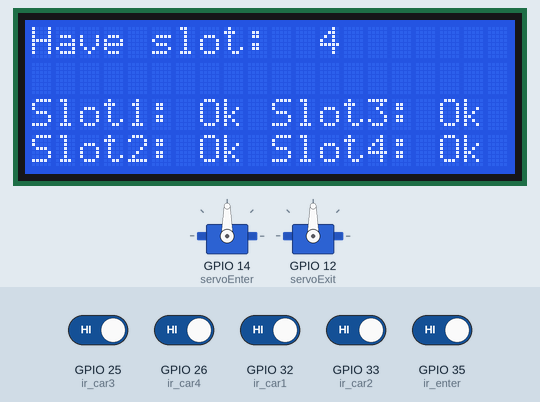
Recording of a sketch running on a simulated ESP32. Parts: 2 × servo, 20×4 character LCD. The test bench sets the inputs (shaded band); at power-on: GPIO 25 (ir_car3), GPIO 26 (ir_car4), GPIO 32 (ir_car1), GPIO 33 (ir_car2), GPIO 35 (ir_enter) HIGH. WiFi joins after 1.5 s; servers stay silent unless stated; network time is answered at once with the bench clock; the local clock reads 2024-03-15 10:24:30 at power-on unless the sketch sets it; the Firebase database answers and starts empty; what the sketch prints to the serial monitor is not drawn.

Above: at 6.8 s.
6.9 s: GPIO 25 (ir_car3) driven LOW
At 8.3 s:
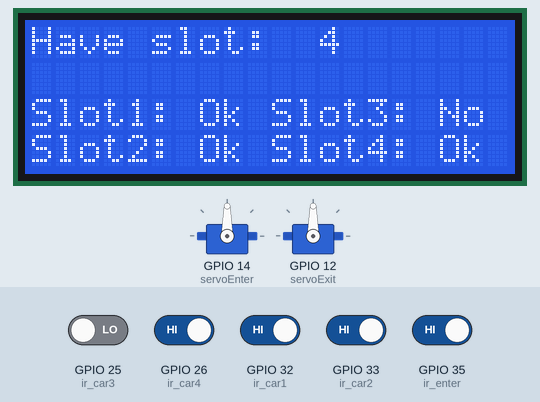
9.1 s: GPIO 26 (ir_car4) driven LOW
At 9.9 s:
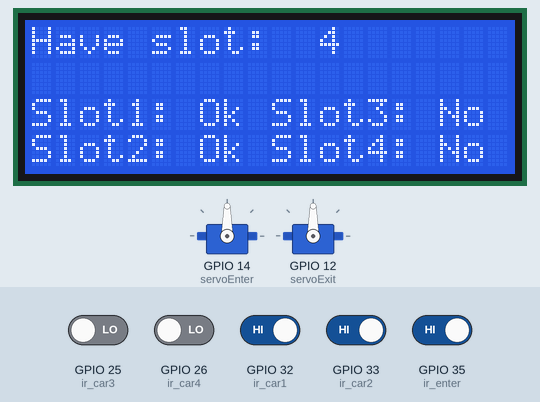
10.8 s: GPIO 32 (ir_car1) driven LOW
At 12.4 s:
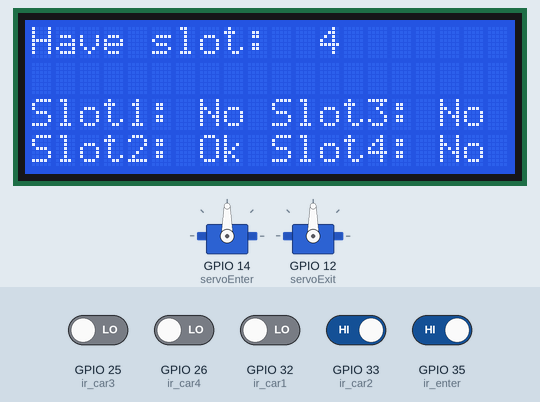
12.7 s: GPIO 33 (ir_car2) driven LOW
At 13.5 s:
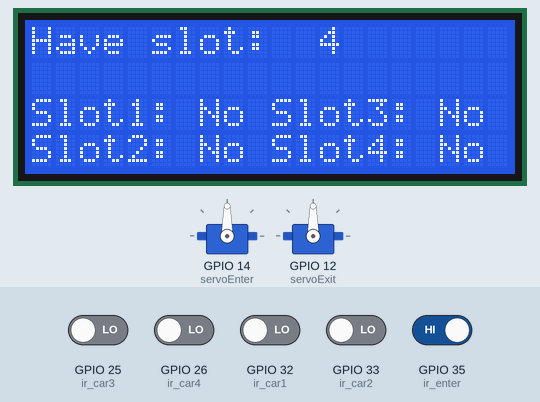
14.3 s: GPIO 35 (ir_enter) driven LOW
At 15.8 s:
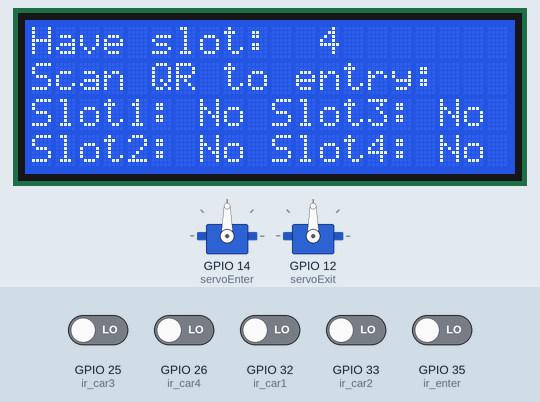
16.4 s: GPIO 25 (ir_car3) driven HIGH
At 18.2 s:
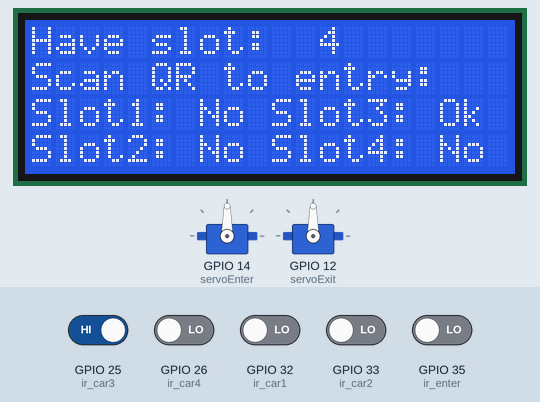
Timing chart, 0 to 19.5 s (numbered marks = the images above; inputs shaded):
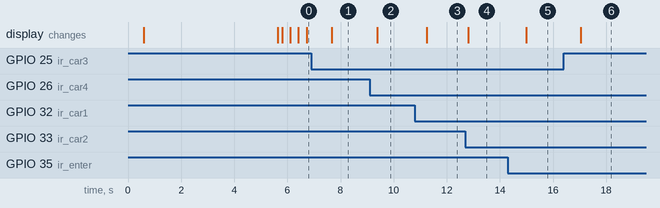

Measured:
- after the input at 6.9 s, the display: changes after 0.77 s (image 1)
- after the input at 9.1 s, the display: changes after 0.27 s (image 2)
- after the input at 10.8 s, the display: changes after 0.45 s (image 3)
- after the input at 12.7 s, the display: changes after 0.10 s (image 4)
- after the input at 14.3 s, the display: changes after 0.69 s (image 5)
- after the input at 16.4 s, the display: changes after 0.64 s (image 6)

The sketch:

sketch_may6a.ino
```cpp
//Thu vien
#include <Wire.h>
#include <LiquidCrystal_I2C.h>
#include <ESP32Servo.h>
#include <WiFi.h>
#include <FirebaseESP32.h>
#include <NTPClient.h>
#include <WiFiUdp.h>

//Ket noi wifi
#define WIFI_SSID "Padoithong"
#define WIFI_PASSWORD "667788200801"

//Cau hinh Firebase
#define FIREBASE_HOST "baidoxethongminh-esp32-default-rtdb.asia-southeast1.firebasedatabase.app/"
#define FIREBASE_AUTH "OxwOsQJ3RURRP5TFonoYxQ2ZCfF0oUl0fg57oGSQ"

//Cac chan du lieu su dung
#define ir_enter 35
#define ir_exit 19
#define ir_car1 32
#define ir_car2 33
#define ir_car3 25
#define ir_car4 26

LiquidCrystal_I2C lcd(0x27, 20, 4);


Servo servoEnter;
Servo servoExit;

int temp = 0;
int slot = 4;

#define RXD2 16         // GPIO 16 => RX for uart
#define TXD2 17         // GPIO 17 => TX for uart

FirebaseData fbdb; //bien quan ly firebase

String qrcode;

String getSubstring(String data, String startDelimiter, String endDelimiter) {
  int startIndex = data.indexOf(startDelimiter);
  if (startIndex == -1) {
    return "";
  }
  startIndex += startDelimiter.length();
  int endIndex = data.indexOf(endDelimiter, startIndex);
  if (endIndex == -1) {
    return data.substring(startIndex);
  }
  return data.substring(startIndex, endIndex);
}

// Đặt múi giờ
const long utcOffsetInSeconds = 3600*7; // UTC+7

// Khởi tạo WiFi và NTP client
WiFiUDP ntpUDP;
NTPClient timeClient(ntpUDP, "pool.ntp.org", utcOffsetInSeconds);

String data_entry, data_exit;
unsigned long entryTimes[4] = {0, 0, 0, 0};
bool slotOccupied[4] = {false, false, false, false};
int totalMoney;

String getCurrentTimeString() {
  int h = timeClient.getHours();
  int m = timeClient.getMinutes();
  int s = timeClient.getSeconds();
  return String(h) + ":" + String(m) + ":" + String(s);
}

void setup() {

  Serial2.begin(9600, SERIAL_8N1, RXD2, TXD2);
  Serial.begin (115200);
  servoEnter.attach(14);
  servoExit.attach(12);

  pinMode(ir_car1, INPUT);
  pinMode(ir_car2, INPUT);
  pinMode(ir_car3, INPUT);
  pinMode(ir_car4, INPUT);
  pinMode(ir_enter, INPUT);
  pinMode(ir_exit, INPUT);

  lcd.init();
  lcd.backlight();
  lcd.setCursor(0, 0);
  lcd.print("Welcome to");
  lcd.setCursor(0, 1);
  lcd.print("Smart Parking Place");
  delay(500);
  lcd.clear();

  Serial.print("Connecting to WIFI...");
  WiFi.begin(WIFI_SSID, WIFI_PASSWORD);
  while (WiFi.status() != WL_CONNECTED)
  {
    delay(5000);
    Serial.print(".");
  }
  //ket noi firebase database
  Firebase.begin(FIREBASE_HOST,FIREBASE_AUTH);
  Firebase.reconnectWiFi(true);

  Serial.print("Connected with IP: ");
  Serial.print(WiFi.localIP());
  Serial.println();

  // Khởi động NTP Client
  timeClient.begin();
  timeClient.update(); // Cập nhật thời gian lần đầu
}

void loop() {
  timeClient.update(); // Cập nhật thời gian thường xuyên
  if (slot > 0 && slot < 5)
    {
      lcd.setCursor(0, 0);
      lcd.print("Have slot: ");
      lcd.setCursor(12, 0);
      lcd.print(slot);
    }
  else
    {
        lcd.setCursor(0, 0);
        lcd.print("Full slot");
    }
    KiemTra();
    gate();
    time();
}

//Chuong trinh con
void gate()
{
    if (digitalRead(ir_enter) == 0)
    {
      lcd.setCursor(0, 1);
      lcd.print("Scan QR to entry:");
      MaQRvao();
    }
    if (slot < 4){
      if (digitalRead(ir_exit) == 0)
      {
        lcd.setCursor(0, 1);
        lcd.print("Scan QR to exit:");
        MaQRra();
      }
    }
}

void openDoorEnter()
{
    // Mở cửa vào
    servoEnter.write(90);
    delay(2000);
    // Đóng cửa vào
    servoEnter.write(0);
    delay(1000);
}

void openDoorExit()
{
    // Mở cửa ra
    servoExit.write(90);
    delay(2000);
    // Đóng cửa ra
    servoExit.write(0);
    delay(1000);
}

void MaQRvao()
{
  while (Serial2.available())
  {
    qrcode = Serial2.readString();
    Serial.println(qrcode);
    String slotString = getSubstring(qrcode, "Slot: ", "\n");
    Serial.println("Gia tri Slot da cat: '" + slotString + "'"); // In ra giá trị slot đã cắt
        if (slotString == "Slot1" || slotString == "Slot2" || slotString == "Slot3" || slotString == "Slot4")
        {
            Serial.println("moi xe vao");
            openDoorEnter();
            slot--;
            String basePath = "/Time/" + slotString;
            Firebase.setInt(fbdb, basePath + "/Trangthai", 0);
            lcd.clear();
        } else {
      Serial.println("Khong hop le");}
  }
}


void MaQRra()
{
  while (Serial2.available())
  {
    qrcode = Serial2.readString();
    Serial.println(qrcode);
    String slotString = getSubstring(qrcode, "Slot: ", "\n");
    Serial.println("Gia tri Slot da cat: '" + slotString + "'"); // In ra giá trị slot đã cắt
        if (slotString == "Slot1" || slotString == "Slot2" || slotString == "Slot3" || slotString == "Slot4")
        {
            Serial.println("moi xe ra");
            openDoorExit();
            slot++;
            String basePath = "/Time/" + slotString;
            Firebase.setInt(fbdb, basePath + "/Trangthai", 1);
            lcd.clear();
        } else {
      Serial.println("Khong hop le");}
  }
}

void KiemTra()
{
  if(Firebase.getInt(fbdb, "Status/Slot1") == true)
  {

    if (digitalRead(ir_car1) == 0)
    {
      lcd.setCursor(0, 2);
      lcd.print("Slot1: No");
      Firebase.setString(fbdb, "Status/Slot1","No");
    }
    else
    {
      lcd.setCursor(0, 2);
      lcd.print("Slot1: Ok");
      Firebase.setString(fbdb, "Status/Slot1","Ok");
    }
  }

  if(Firebase.getInt(fbdb, "Status/Slot2" ) == true)
  {

    if (digitalRead(ir_car2) == 0)
    {
      lcd.setCursor(0, 3);
      lcd.print("Slot2: No");
      Firebase.setString(fbdb, "Status/Slot2","No");
    }
    else
    {
      lcd.setCursor(0, 3);
      lcd.print("Slot2: Ok");
      Firebase.setString(fbdb, "Status/Slot2","Ok");
    }
  }

  if(Firebase.getInt(fbdb, "Status/Slot3" ) == true)
  {

    if (digitalRead(ir_car3) == 0)
    {
    lcd.setCursor(10, 2);
    lcd.print("Slot3: No");
    Firebase.setString(fbdb, "Status/Slot3","No");
    }
    else
    {
    lcd.setCursor(10, 2);
    lcd.print("Slot3: Ok");
    Firebase.setString(fbdb, "Status/Slot3","Ok");
    }
  }

  if(Firebase.getInt(fbdb, "Status/Slot4" ) == true)
  {

    if (digitalRead(ir_car4) == 0)
    {
      lcd.setCursor(10, 3);
      lcd.print("Slot4: No");
      Firebase.setString(fbdb, "Status/Slot4","No");
    }
    else
    {
      lcd.setCursor(10, 3);
      lcd.print("Slot4: Ok");
      Firebase.setString(fbdb, "Status/Slot4","Ok");
    }
  }
}

void time()
{
  // Mảng cảm biến
  int sensors[] = {ir_car1, ir_car2, ir_car3, ir_car4};

  for (int i = 0; i < 4; i++) {
    if (digitalRead(sensors[i]) == 0) {
      // Xe vào
      if (!slotOccupied[i]) {
        data_entry = getCurrentTimeString();
        Serial.println(data_entry);
        entryTimes[i] = millis();
        slotOccupied[i] = true;
        Firebase.setString(fbdb, String("Time/Slot") + (i + 1) + "/Entry", data_entry);
      }
    } else {
      // Xe ra
      if (slotOccupied[i]) {
        data_exit = getCurrentTimeString();
        Serial.println(data_exit);
        unsigned long elapsedTime = millis() - entryTimes[i];
        entryTimes[i] = 0;
        slotOccupied[i] = false;
        totalMoney = tinhtien(elapsedTime);
        Firebase.setString(fbdb, String("Time/Slot") + (i + 1) + "/Exit", data_exit);
        Firebase.setString(fbdb, String("Time/Slot") + (i + 1) + "/Total", String(totalMoney));
      }
    }
  }
}

int tinhtien(unsigned long elapsedTime)
{
  if (elapsedTime < 7200000) { // Ít hơn 2 giờ
    return 20000;
  } else if (elapsedTime >= 7200000 && elapsedTime < 10800000) { // Từ 2 giờ đến dưới 3 giờ
    return 30000;
  } else { // Từ 3 giờ trở lên
    return 50000;
  }
}
```
